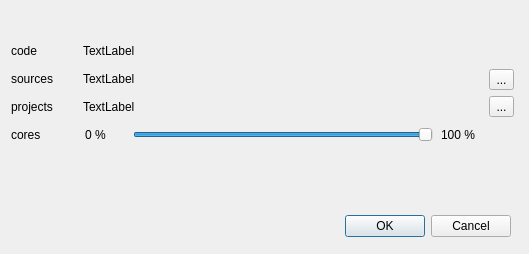
<?xml version="1.0" encoding="UTF-8"?>
<ui version="4.0">
 <class>Dialog</class>
 <widget class="QDialog" name="Dialog">
  <property name="geometry">
   <rect>
    <x>0</x>
    <y>0</y>
    <width>529</width>
    <height>254</height>
   </rect>
  </property>
  <property name="windowTitle">
   <string>Dialog</string>
  </property>
  <widget class="QDialogButtonBox" name="buttonBox">
   <property name="geometry">
    <rect>
     <x>10</x>
     <y>210</y>
     <width>501</width>
     <height>32</height>
    </rect>
   </property>
   <property name="orientation">
    <enum>Qt::Horizontal</enum>
   </property>
   <property name="standardButtons">
    <set>QDialogButtonBox::Cancel|QDialogButtonBox::Ok</set>
   </property>
  </widget>
  <widget class="QWidget" name="">
   <property name="geometry">
    <rect>
     <x>11</x>
     <y>40</y>
     <width>503</width>
     <height>106</height>
    </rect>
   </property>
   <layout class="QHBoxLayout" name="horizontalLayout">
    <item>
     <layout class="QVBoxLayout" name="verticalLayout_3">
      <item>
       <widget class="QLabel" name="label_5">
        <property name="text">
         <string>code</string>
        </property>
       </widget>
      </item>
      <item>
       <widget class="QLabel" name="label_6">
        <property name="text">
         <string>sources</string>
        </property>
       </widget>
      </item>
      <item>
       <widget class="QLabel" name="label_4">
        <property name="text">
         <string>projects</string>
        </property>
       </widget>
      </item>
      <item>
       <widget class="QLabel" name="label">
        <property name="text">
         <string>cores</string>
        </property>
       </widget>
      </item>
     </layout>
    </item>
    <item>
     <layout class="QVBoxLayout" name="verticalLayout">
      <item>
       <widget class="QLabel" name="code_label">
        <property name="sizePolicy">
         <sizepolicy hsizetype="Fixed" vsizetype="Preferred">
          <horstretch>0</horstretch>
          <verstretch>0</verstretch>
         </sizepolicy>
        </property>
        <property name="minimumSize">
         <size>
          <width>400</width>
          <height>0</height>
         </size>
        </property>
        <property name="maximumSize">
         <size>
          <width>400</width>
          <height>16777215</height>
         </size>
        </property>
        <property name="text">
         <string>TextLabel</string>
        </property>
       </widget>
      </item>
      <item>
       <widget class="QLabel" name="sources_label">
        <property name="sizePolicy">
         <sizepolicy hsizetype="Fixed" vsizetype="Preferred">
          <horstretch>0</horstretch>
          <verstretch>0</verstretch>
         </sizepolicy>
        </property>
        <property name="minimumSize">
         <size>
          <width>400</width>
          <height>0</height>
         </size>
        </property>
        <property name="maximumSize">
         <size>
          <width>400</width>
          <height>16777215</height>
         </size>
        </property>
        <property name="text">
         <string>TextLabel</string>
        </property>
       </widget>
      </item>
      <item>
       <widget class="QLabel" name="projects_label">
        <property name="sizePolicy">
         <sizepolicy hsizetype="Fixed" vsizetype="Preferred">
          <horstretch>0</horstretch>
          <verstretch>0</verstretch>
         </sizepolicy>
        </property>
        <property name="minimumSize">
         <size>
          <width>400</width>
          <height>0</height>
         </size>
        </property>
        <property name="maximumSize">
         <size>
          <width>400</width>
          <height>16777215</height>
         </size>
        </property>
        <property name="text">
         <string>TextLabel</string>
        </property>
       </widget>
      </item>
      <item>
       <layout class="QHBoxLayout" name="horizontalLayout_2">
        <item>
         <widget class="QLabel" name="label_3">
          <property name="sizePolicy">
           <sizepolicy hsizetype="Fixed" vsizetype="Preferred">
            <horstretch>0</horstretch>
            <verstretch>0</verstretch>
           </sizepolicy>
          </property>
          <property name="minimumSize">
           <size>
            <width>40</width>
            <height>0</height>
           </size>
          </property>
          <property name="maximumSize">
           <size>
            <width>40</width>
            <height>16777215</height>
           </size>
          </property>
          <property name="text">
           <string>0 %</string>
          </property>
         </widget>
        </item>
        <item>
         <widget class="QSlider" name="SliderCores">
          <property name="sizePolicy">
           <sizepolicy hsizetype="Fixed" vsizetype="Fixed">
            <horstretch>0</horstretch>
            <verstretch>0</verstretch>
           </sizepolicy>
          </property>
          <property name="minimumSize">
           <size>
            <width>300</width>
            <height>0</height>
           </size>
          </property>
          <property name="maximumSize">
           <size>
            <width>300</width>
            <height>16777215</height>
           </size>
          </property>
          <property name="maximum">
           <number>100</number>
          </property>
          <property name="value">
           <number>100</number>
          </property>
          <property name="orientation">
           <enum>Qt::Horizontal</enum>
          </property>
         </widget>
        </item>
        <item>
         <widget class="QLabel" name="label_2">
          <property name="sizePolicy">
           <sizepolicy hsizetype="Fixed" vsizetype="Preferred">
            <horstretch>0</horstretch>
            <verstretch>0</verstretch>
           </sizepolicy>
          </property>
          <property name="minimumSize">
           <size>
            <width>40</width>
            <height>0</height>
           </size>
          </property>
          <property name="maximumSize">
           <size>
            <width>40</width>
            <height>16777215</height>
           </size>
          </property>
          <property name="text">
           <string>100 %</string>
          </property>
         </widget>
        </item>
       </layout>
      </item>
     </layout>
    </item>
    <item>
     <layout class="QVBoxLayout" name="verticalLayout_2">
      <item>
       <spacer name="verticalSpacer">
        <property name="orientation">
         <enum>Qt::Vertical</enum>
        </property>
        <property name="sizeHint" stdset="0">
         <size>
          <width>20</width>
          <height>40</height>
         </size>
        </property>
       </spacer>
      </item>
      <item>
       <widget class="QToolButton" name="set_sources_button">
        <property name="minimumSize">
         <size>
          <width>25</width>
          <height>0</height>
         </size>
        </property>
        <property name="maximumSize">
         <size>
          <width>25</width>
          <height>16777215</height>
         </size>
        </property>
        <property name="text">
         <string>...</string>
        </property>
       </widget>
      </item>
      <item>
       <widget class="QToolButton" name="set_projects_button">
        <property name="minimumSize">
         <size>
          <width>25</width>
          <height>0</height>
         </size>
        </property>
        <property name="maximumSize">
         <size>
          <width>25</width>
          <height>16777215</height>
         </size>
        </property>
        <property name="text">
         <string>...</string>
        </property>
       </widget>
      </item>
      <item>
       <spacer name="verticalSpacer_2">
        <property name="orientation">
         <enum>Qt::Vertical</enum>
        </property>
        <property name="sizeHint" stdset="0">
         <size>
          <width>20</width>
          <height>40</height>
         </size>
        </property>
       </spacer>
      </item>
     </layout>
    </item>
   </layout>
  </widget>
 </widget>
 <resources/>
 <connections>
  <connection>
   <sender>buttonBox</sender>
   <signal>accepted()</signal>
   <receiver>Dialog</receiver>
   <slot>accept()</slot>
   <hints>
    <hint type="sourcelabel">
     <x>248</x>
     <y>254</y>
    </hint>
    <hint type="destinationlabel">
     <x>157</x>
     <y>274</y>
    </hint>
   </hints>
  </connection>
  <connection>
   <sender>buttonBox</sender>
   <signal>rejected()</signal>
   <receiver>Dialog</receiver>
   <slot>reject()</slot>
   <hints>
    <hint type="sourcelabel">
     <x>316</x>
     <y>260</y>
    </hint>
    <hint type="destinationlabel">
     <x>286</x>
     <y>274</y>
    </hint>
   </hints>
  </connection>
 </connections>
</ui>
